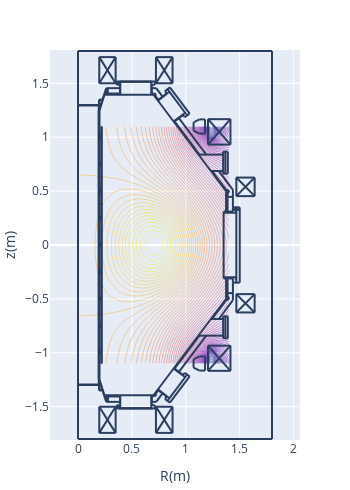

Notebook code cell kept with this figure:
### Code cell
# total flux profile
pl.d_contour(cond['flux'])

### Figure 1 — Plotly figure (JSON) as saved in the notebook; plotly's stock layout.template omitted (floating-point values rounded to 4 significant figures; data arrays with more than 128 entries replaced by an {"elided": "..."} marker saying what was removed)
{"data": [{"contours": {"coloring": "lines"}, "dx": 0.02, "dy": 0.02, "ncontours": 100, "showscale": false, "type": "contour", "x0": 0, "y0": -1.1, "z": {"elided": "111x71 float values"}}], "layout": {"height": 490.8, "margin": {"autoexpand": false, "b": 50, "l": 50, "r": 50, "t": 50}, "shapes": [{"type": "line", "x0": 0.2652, "x1": 0.2652, "y0": -1.406, "y1": -1.455}, {"type": "line", "x0": 0.2766, "x1": 0.2766, "y0": -1.406, "y1": -1.455}, {"type": "line", "x0": 0.1927, "x1": 0.1927, "y0": -1.299, "y1": 1.299}, {"type": "line", "x0": 0.1927, "x1": 0.1927, "y0": -1.249, "y1": 1.249}, {"type": "line", "x0": 0.195, "x1": 0.195, "y0": -1.251, "y1": 1.249}, {"type": "line", "x0": 0.1995, "x1": 0.1995, "y0": -1.249, "y1": 1.249}, {"type": "line", "x0": 1.376, "x1": 0.7005, "y0": 0.4965, "y1": 1.394}, {"type": "line", "x0": 0.2199, "x1": 0.2199, "y0": 0.3695, "y1": 1.099}, {"type": "line", "x0": 0.2176, "x1": 0.2176, "y0": 0.3695, "y1": 1.099}, {"type": "line", "x0": 1.376, "x1": 0.7005, "y0": -0.4965, "y1": -1.394}, {"type": "line", "x0": 0.2176, "x1": 0.2176, "y0": -0.3695, "y1": -1.099}, {"type": "line", "x0": 0.2199, "x1": 0.2199, "y0": -0.3695, "y1": -1.099}, {"type": "line", "x0": 0.1995, "x1": 0.2448, "y0": -1.249, "y1": -1.394}, {"type": "line", "x0": 0.1972, "x1": 0.1972, "y0": -1.299, "y1": -1.344}, {"type": "line", "x0": 0.195, "x1": 0.195, "y0": -1.299, "y1": -1.349}, {"type": "line", "x0": 0.195, "x1": 0.229, "y0": -1.349, "y1": -1.349}, {"type": "line", "x0": 0.195, "x1": 0.2267, "y0": -1.344, "y1": -1.344}, {"type": "line", "x0": 0.1995, "x1": 0.1995, "y0": -0.9975, "y1": -0.9748}, {"type": "line", "x0": 0.2086, "x1": 0.2086, "y0": -1.009, "y1": -0.9907}, {"type": "line", "x0": 0.2086, "x1": 0.2086, "y0": -1.009, "y1": -0.9929}, {"type": "line", "x0": 0.2063, "x1": 0.2063, "y0": -1.011, "y1": -0.9748}, {"type": "line", "x0": 0, "x1": 0.2108, "y0": -1.294, "y1": -1.294}, {"type": "line", "x0": 0, "x1": 0.2131, "y0": -1.299, "y1": -1.299}, {"type": "line", "x0": 0.1995, "x1": 0.1995, "y0": -1.011, "y1": -1.002}, {"type": "line", "x0": 0.2063, "x1": 0.2086, "y0": -1.007, "y1": -1.007}, {"type": "line", "x0": 0.2086, "x1": 0.2086, "y0": -1.004, "y1": -1.004}, {"type": "line", "x0": 0.2086, "x1": 0.2176, "y0": -1.009, "y1": -1.009}, {"type": "line", "x0": 0.1995, "x1": 0.2063, "y0": -1.011, "y1": -1.011}, {"type": "line", "x0": 0.2199, "x1": 0.2176, "y0": -1.099, "y1": -1.099}, {"type": "line", "x0": 0.2063, "x1": 0.2086, "y0": -0.9929, "y1": -0.9929}, {"type": "line", "x0": 0.2086, "x1": 0.2086, "y0": -0.9975, "y1": -0.9975}, {"type": "line", "x0": 0.2086, "x1": 0.2176, "y0": -0.9929, "y1": -0.9929}, {"type": "line", "x0": 0.2086, "x1": 0.2176, "y0": -0.9907, "y1": -0.9907}, {"type": "line", "x0": 0.1995, "x1": 0.2063, "y0": -0.9748, "y1": -0.9748}, {"type": "line", "x0": 0.2086, "x1": 0.2176, "y0": -0.7594, "y1": -0.7594}, {"type": "line", "x0": 0.1995, "x1": 0.2063, "y0": -0.7617, "y1": -0.7617}, {"type": "line", "x0": 0.2086, "x1": 0.2086, "y0": -0.7594, "y1": -0.7413}, {"type": "line", "x0": 0.2086, "x1": 0.2086, "y0": -0.7594, "y1": -0.739}, {"type": "line", "x0": 0.1995, "x1": 0.1995, "y0": -0.7617, "y1": -0.7526}, {"type": "line", "x0": 0.2063, "x1": 0.2063, "y0": -0.7617, "y1": -0.7254}, {"type": "line", "x0": 0.1995, "x1": 0.2063, "y0": -0.7254, "y1": -0.7254}, {"type": "line", "x0": 0.2086, "x1": 0.2176, "y0": -0.739, "y1": -0.739}, {"type": "line", "x0": 0.2086, "x1": 0.2176, "y0": -0.7413, "y1": -0.7413}, {"type": "line", "x0": 0.2086, "x1": 0.2086, "y0": -0.7526, "y1": -0.7526}, {"type": "line", "x0": 0.2063, "x1": 0.2086, "y0": -0.7572, "y1": -0.7572}, {"type": "line", "x0": 0.2086, "x1": 0.2086, "y0": -0.7458, "y1": -0.7458}, {"type": "line", "x0": 0.2063, "x1": 0.2086, "y0": -0.7436, "y1": -0.7436}, {"type": "line", "x0": 0.1995, "x1": 0.1995, "y0": -0.7481, "y1": -0.7254}, {"type": "line", "x0": 0.3582, "x1": 0.7141, "y0": -1.517, "y1": -1.517}, {"type": "line", "x0": 0.3854, "x1": 0.6869, "y0": -1.514, "y1": -1.514}, {"type": "line", "x0": 0.3854, "x1": 0.6869, "y0": -1.514, "y1": -1.514}, {"type": "line", "x0": 0.2426, "x1": 0.7096, "y0": -1.394, "y1": -1.394}, {"type": "line", "x0": 0.3922, "x1": 0.3922, "y0": -1.514, "y1": -1.394}, {"type": "line", "x0": 0.3582, "x1": 0.3582, "y0": -1.517, "y1": -1.487}, {"type": "line", "x0": 0.3786, "x1": 0.3786, "y0": -1.517, "y1": -1.487}, {"type": "line", "x0": 0.3695, "x1": 0.3695, "y0": -1.517, "y1": -1.487}, {"type": "line", "x0": 0.3831, "x1": 0.3831, "y0": -1.517, "y1": -1.512}, {"type": "line", "x0": 0.3831, "x1": 0.3854, "y0": -1.512, "y1": -1.514}, {"type": "line", "x0": 0.3854, "x1": 0.3854, "y0": -1.514, "y1": -1.514}, {"type": "line", "x0": 0.3899, "x1": 0.263, "y0": -1.455, "y1": -1.455}, {"type": "line", "x0": 0.3582, "x1": 0.3899, "y0": -1.487, "y1": -1.487}, {"type": "line", "x0": 0.2471, "x1": 0.3899, "y0": -1.406, "y1": -1.406}, {"type": "line", "x0": 0.2766, "x1": 0.2766, "y0": -1.455, "y1": -1.406}, {"type": "line", "x0": 0.2652, "x1": 0.2652, "y0": -1.455, "y1": -1.406}, {"type": "line", "x0": 0.2584, "x1": 0.263, "y0": -1.444, "y1": -1.455}, {"type": "line", "x0": 0.2426, "x1": 0.2448, "y0": -1.394, "y1": -1.392}, {"type": "line", "x0": 0.3899, "x1": 0.3899, "y0": -1.487, "y1": -1.394}, {"type": "line", "x0": 0.6801, "x1": 0.6801, "y0": -1.514, "y1": -1.394}, {"type": "line", "x0": 0.7141, "x1": 0.7141, "y0": -1.517, "y1": -1.487}, {"type": "line", "x0": 0.6914, "x1": 0.6914, "y0": -1.517, "y1": -1.512}, {"type": "line", "x0": 0.6914, "x1": 0.6869, "y0": -1.512, "y1": -1.514}, {"type": "line", "x0": 0.6869, "x1": 0.6869, "y0": -1.514, "y1": -1.514}, {"type": "line", "x0": 0.6846, "x1": 0.6846, "y0": -1.487, "y1": -1.394}, {"type": "line", "x0": 0.6846, "x1": 0.7141, "y0": -1.487, "y1": -1.487}, {"type": "line", "x0": 0.7254, "x1": 0.6846, "y0": -1.455, "y1": -1.455}, {"type": "line", "x0": 0.7118, "x1": 0.705, "y0": -1.392, "y1": -1.387}, {"type": "line", "x0": 0.7055, "x1": 0.715, "y0": -1.4, "y1": -1.402}, {"type": "line", "x0": 0.715, "x1": 0.7223, "y0": -1.402, "y1": -1.397}, {"type": "line", "x0": 0.7223, "x1": 0.7248, "y0": -1.397, "y1": -1.389}, {"type": "line", "x0": 0.7248, "x1": 0.7198, "y0": -1.389, "y1": -1.381}, {"type": "line", "x0": 0.6846, "x1": 0.7005, "y0": -1.406, "y1": -1.406}, {"type": "line", "x0": 0.2199, "x1": 0.2199, "y0": -0.3627, "y1": 0.3627}, {"type": "line", "x0": 0.2176, "x1": 0.2176, "y0": -0.3627, "y1": 0.3627}, {"type": "line", "x0": 0.1995, "x1": 0.1995, "y0": -0.4965, "y1": -0.4761}, {"type": "line", "x0": 0.2063, "x1": 0.2063, "y0": -0.5123, "y1": -0.4761}, {"type": "line", "x0": 0.1995, "x1": 0.1995, "y0": -0.5123, "y1": -0.5033}, {"type": "line", "x0": 0.2086, "x1": 0.2086, "y0": -0.5101, "y1": -0.4897}, {"type": "line", "x0": 0.2086, "x1": 0.2086, "y0": -0.5101, "y1": -0.4919}, {"type": "line", "x0": 0.2086, "x1": 0.2176, "y0": -0.5101, "y1": -0.5101}, {"type": "line", "x0": 0.2063, "x1": 0.2086, "y0": -0.4942, "y1": -0.4942}, {"type": "line", "x0": 0.2086, "x1": 0.2086, "y0": -0.4965, "y1": -0.4965}, {"type": "line", "x0": 0.2063, "x1": 0.2086, "y0": -0.5055, "y1": -0.5055}, {"type": "line", "x0": 0.2086, "x1": 0.2086, "y0": -0.5033, "y1": -0.5033}, {"type": "line", "x0": 0.2086, "x1": 0.2176, "y0": -0.4919, "y1": -0.4919}, {"type": "line", "x0": 0.2086, "x1": 0.2176, "y0": -0.4897, "y1": -0.4897}, {"type": "line", "x0": 0.1995, "x1": 0.2063, "y0": -0.5123, "y1": -0.5123}, {"type": "line", "x0": 0.1995, "x1": 0.2063, "y0": -0.4761, "y1": -0.4761}, {"type": "line", "x0": 0.2154, "x1": 0.2176, "y0": -0.365, "y1": -0.3627}, {"type": "line", "x0": 0.2206, "x1": 0.2218, "y0": -0.3642, "y1": -0.3614}, {"type": "line", "x0": 0.2199, "x1": 0.2176, "y0": -0.3695, "y1": -0.3695}, {"type": "line", "x0": 0.2176, "x1": 0.2154, "y0": -0.3786, "y1": -0.3786}, {"type": "line", "x0": 0.2154, "x1": 0.2154, "y0": -0.3786, "y1": -0.3695}, {"type": "line", "x0": 0.2176, "x1": 0.2176, "y0": -0.3786, "y1": -0.3695}, {"type": "line", "x0": 0.2169, "x1": 0.2157, "y0": -0.365, "y1": -0.3678}, {"type": "line", "x0": 0.2183, "x1": 0.2177, "y0": -0.3664, "y1": -0.3678}, {"type": "line", "x0": 0.2176, "x1": 0.2199, "y0": -0.3673, "y1": -0.365}, {"type": "line", "x0": 0.2192, "x1": 0.2197, "y0": -0.3628, "y1": -0.3614}, {"type": "line", "x0": 0.1995, "x1": 0.1995, "y0": -0.263, "y1": -0.2516}, {"type": "line", "x0": 0.2063, "x1": 0.2063, "y0": -0.263, "y1": -0.2267}, {"type": "line", "x0": 0.2086, "x1": 0.2086, "y0": -0.2607, "y1": -0.2426}, {"type": "line", "x0": 0.2086, "x1": 0.2086, "y0": -0.2607, "y1": -0.2403}, {"type": "line", "x0": 0.2086, "x1": 0.2176, "y0": -0.2607, "y1": -0.2607}, {"type": "line", "x0": 0.2086, "x1": 0.2086, "y0": -0.2539, "y1": -0.2539}, {"type": "line", "x0": 0.2063, "x1": 0.2086, "y0": -0.2562, "y1": -0.2562}, {"type": "line", "x0": 0.1995, "x1": 0.2063, "y0": -0.263, "y1": -0.263}, {"type": "line", "x0": 0.1995, "x1": 0.1995, "y0": -0.2471, "y1": -0.2267}, {"type": "line", "x0": 0.2086, "x1": 0.2176, "y0": -0.2403, "y1": -0.2403}, {"type": "line", "x0": 0.2086, "x1": 0.2176, "y0": -0.2426, "y1": -0.2426}, {"type": "line", "x0": 0.2086, "x1": 0.2086, "y0": -0.2471, "y1": -0.2471}, {"type": "line", "x0": 0.2063, "x1": 0.2086, "y0": -0.2426, "y1": -0.2426}, {"type": "line", "x0": 0.1995, "x1": 0.2063, "y0": -0.2267, "y1": -0.2267}, {"type": "line", "x0": 0.1995, "x1": 0.2063, "y0": -0.01133, "y1": -0.01133}, {"type": "line", "x0": 0.1995, "x1": 0.2063, "y0": 0.02494, "y1": 0.02494}, {"type": "line", "x0": 0.1995, "x1": 0.1995, "y0": -0.01133, "y1": -0.002267}, {"type": "line", "x0": 0.1995, "x1": 0.1995, "y0": 0.002267, "y1": 0.02494}, {"type": "line", "x0": 0.2063, "x1": 0.2063, "y0": -0.01133, "y1": 0.02494}, {"type": "line", "x0": 0.2086, "x1": 0.2086, "y0": -0.009068, "y1": 0.006801}, {"type": "line", "x0": 0.2086, "x1": 0.2086, "y0": -0.009068, "y1": 0.009068}, {"type": "line", "x0": 0.2086, "x1": 0.2176, "y0": -0.009068, "y1": -0.009068}, {"type": "line", "x0": 0.2086, "x1": 0.2086, "y0": -0.004534, "y1": -0.004534}, {"type": "line", "x0": 0.2063, "x1": 0.2086, "y0": -0.006801, "y1": -0.006801}, {"type": "line", "x0": 0.2086, "x1": 0.2176, "y0": 0.009068, "y1": 0.009068}, {"type": "line", "x0": 0.2086, "x1": 0.2176, "y0": 0.006801, "y1": 0.006801}, {"type": "line", "x0": 0.2086, "x1": 0.2086, "y0": 0.002267, "y1": 0.002267}, {"type": "line", "x0": 0.2063, "x1": 0.2086, "y0": 0.006801, "y1": 0.006801}, {"type": "line", "x0": 0.2176, "x1": 0.2176, "y0": 0.3786, "y1": 0.3695}, {"type": "line", "x0": 0.2154, "x1": 0.2154, "y0": 0.3786, "y1": 0.3695}, {"type": "line", "x0": 0.1995, "x1": 0.1995, "y0": 0.2516, "y1": 0.2743}, {"type": "line", "x0": 0.2063, "x1": 0.2063, "y0": 0.238, "y1": 0.2743}, {"type": "line", "x0": 0.2086, "x1": 0.2086, "y0": 0.2403, "y1": 0.2607}, {"type": "line", "x0": 0.1995, "x1": 0.2063, "y0": 0.238, "y1": 0.238}, {"type": "line", "x0": 0.1995, "x1": 0.1995, "y0": 0.238, "y1": 0.2471}, {"type": "line", "x0": 0.2063, "x1": 0.2086, "y0": 0.2562, "y1": 0.2562}, {"type": "line", "x0": 0.2086, "x1": 0.2086, "y0": 0.2539, "y1": 0.2539}, {"type": "line", "x0": 0.2086, "x1": 0.2176, "y0": 0.2584, "y1": 0.2584}, {"type": "line", "x0": 0.2063, "x1": 0.2086, "y0": 0.2426, "y1": 0.2426}, {"type": "line", "x0": 0.2086, "x1": 0.2086, "y0": 0.2471, "y1": 0.2471}, {"type": "line", "x0": 0.2086, "x1": 0.2176, "y0": 0.2403, "y1": 0.2403}, {"type": "line", "x0": 0.2086, "x1": 0.2086, "y0": 0.2403, "y1": 0.2584}, {"type": "line", "x0": 0.2086, "x1": 0.2176, "y0": 0.2607, "y1": 0.2607}, {"type": "line", "x0": 0.1995, "x1": 0.2063, "y0": 0.2743, "y1": 0.2743}, {"type": "line", "x0": 0.2177, "x1": 0.2183, "y0": 0.3696, "y1": 0.3682}, {"type": "line", "x0": 0.2157, "x1": 0.2169, "y0": 0.3696, "y1": 0.3668}, {"type": "line", "x0": 0.2176, "x1": 0.2199, "y0": 0.3673, "y1": 0.365}, {"type": "line", "x0": 0.2218, "x1": 0.2206, "y0": 0.3632, "y1": 0.366}, {"type": "line", "x0": 0.2154, "x1": 0.2176, "y0": 0.365, "y1": 0.3627}, {"type": "line", "x0": 0.2197, "x1": 0.2192, "y0": 0.3632, "y1": 0.3646}, {"type": "line", "x0": 0.2199, "x1": 0.2176, "y0": 0.3695, "y1": 0.3695}, {"type": "line", "x0": 0.2176, "x1": 0.2154, "y0": 0.3786, "y1": 0.3786}, {"type": "line", "x0": 0.1995, "x1": 0.1995, "y0": 0.5033, "y1": 0.5237}, {"type": "line", "x0": 0.1995, "x1": 0.1995, "y0": 0.4874, "y1": 0.4965}, {"type": "line", "x0": 0.2063, "x1": 0.2063, "y0": 0.4874, "y1": 0.5237}, {"type": "line", "x0": 0.2086, "x1": 0.2086, "y0": 0.4897, "y1": 0.5078}, {"type": "line", "x0": 0.2086, "x1": 0.2086, "y0": 0.4897, "y1": 0.5101}, {"type": "line", "x0": 0.2086, "x1": 0.2176, "y0": 0.4897, "y1": 0.4897}, {"type": "line", "x0": 0.2086, "x1": 0.2086, "y0": 0.4965, "y1": 0.4965}, {"type": "line", "x0": 0.2063, "x1": 0.2086, "y0": 0.4942, "y1": 0.4942}, {"type": "line", "x0": 0.2086, "x1": 0.2176, "y0": 0.5101, "y1": 0.5101}, {"type": "line", "x0": 0.2086, "x1": 0.2176, "y0": 0.5078, "y1": 0.5078}, {"type": "line", "x0": 0.2086, "x1": 0.2086, "y0": 0.5033, "y1": 0.5033}, {"type": "line", "x0": 0.2063, "x1": 0.2086, "y0": 0.5055, "y1": 0.5055}, {"type": "line", "x0": 0.1995, "x1": 0.2063, "y0": 0.4874, "y1": 0.4874}, {"type": "line", "x0": 0.1995, "x1": 0.2063, "y0": 0.5237, "y1": 0.5237}, {"type": "line", "x0": 1.501, "x1": 1.501, "y0": 0.3491, "y1": -0.3491}, {"type": "line", "x0": 1.351, "x1": 1.351, "y0": 0.3106, "y1": -0.3106}, {"type": "line", "x0": 1.469, "x1": 1.469, "y0": 0.3491, "y1": -0.3491}, {"type": "line", "x0": 1.387, "x1": 1.387, "y0": -0.3106, "y1": -0.4965}, {"type": "line", "x0": 1.374, "x1": 1.374, "y0": -0.3106, "y1": -0.4965}, {"type": "line", "x0": 1.462, "x1": 1.462, "y0": -0.3196, "y1": -0.3106}, {"type": "line", "x0": 1.437, "x1": 1.437, "y0": -0.3106, "y1": -0.3491}, {"type": "line", "x0": 1.437, "x1": 1.501, "y0": -0.3491, "y1": -0.3491}, {"type": "line", "x0": 1.437, "x1": 1.437, "y0": -0.3491, "y1": -0.5123}, {"type": "line", "x0": 1.379, "x1": 1.392, "y0": -0.5069, "y1": -0.5093}, {"type": "line", "x0": 1.392, "x1": 1.402, "y0": -0.5093, "y1": -0.4997}, {"type": "line", "x0": 1.402, "x1": 1.4, "y0": -0.4997, "y1": -0.4862}, {"type": "line", "x0": 1.4, "x1": 1.388, "y0": -0.4862, "y1": -0.48}, {"type": "line", "x0": 1.374, "x1": 1.374, "y0": -0.4965, "y1": -0.4987}, {"type": "line", "x0": 1.383, "x1": 1.378, "y0": -0.501, "y1": -0.4965}, {"type": "line", "x0": 1.387, "x1": 1.437, "y0": -0.4466, "y1": -0.4466}, {"type": "line", "x0": 1.462, "x1": 1.469, "y0": -0.3196, "y1": -0.3196}, {"type": "line", "x0": 1.351, "x1": 1.469, "y0": -0.2992, "y1": -0.2992}, {"type": "line", "x0": 1.351, "x1": 1.437, "y0": -0.3106, "y1": -0.3106}, {"type": "line", "x0": 1.462, "x1": 1.469, "y0": -0.3106, "y1": -0.3106}, {"type": "line", "x0": 1.437, "x1": 1.437, "y0": 0.5123, "y1": 0.3514}, {"type": "line", "x0": 1.387, "x1": 1.387, "y0": 0.4965, "y1": 0.3106}, {"type": "line", "x0": 1.374, "x1": 1.374, "y0": 0.4965, "y1": 0.3106}, {"type": "line", "x0": 1.437, "x1": 1.501, "y0": 0.3491, "y1": 0.3491}, {"type": "line", "x0": 1.501, "x1": 1.437, "y0": 0.3264, "y1": 0.3264}, {"type": "line", "x0": 1.501, "x1": 1.437, "y0": 0.3446, "y1": 0.3446}, {"type": "line", "x0": 1.351, "x1": 1.469, "y0": 0.2992, "y1": 0.2992}, {"type": "line", "x0": 1.351, "x1": 1.437, "y0": 0.3106, "y1": 0.3106}, {"type": "line", "x0": 1.462, "x1": 1.462, "y0": 0.3196, "y1": 0.3106}, {"type": "line", "x0": 1.437, "x1": 1.437, "y0": 0.3514, "y1": 0.3106}, {"type": "line", "x0": 1.462, "x1": 1.469, "y0": 0.3106, "y1": 0.3106}, {"type": "line", "x0": 1.462, "x1": 1.469, "y0": 0.3196, "y1": 0.3196}, {"type": "line", "x0": 1.388, "x1": 1.4, "y0": 0.4818, "y1": 0.488}, {"type": "line", "x0": 1.4, "x1": 1.402, "y0": 0.488, "y1": 0.5015}, {"type": "line", "x0": 1.402, "x1": 1.392, "y0": 0.5015, "y1": 0.5111}, {"type": "line", "x0": 1.392, "x1": 1.379, "y0": 0.5111, "y1": 0.5088}, {"type": "line", "x0": 1.387, "x1": 1.437, "y0": 0.4466, "y1": 0.4466}, {"type": "line", "x0": 1.374, "x1": 1.374, "y0": 0.4965, "y1": 0.4987}, {"type": "line", "x0": 1.383, "x1": 1.378, "y0": 0.501, "y1": 0.4965}, {"type": "line", "x0": 0.1995, "x1": 0.2448, "y0": 1.249, "y1": 1.394}, {"type": "line", "x0": 0.1995, "x1": 0.1995, "y0": 0.7526, "y1": 0.773}, {"type": "line", "x0": 0.2063, "x1": 0.2063, "y0": 0.7368, "y1": 0.773}, {"type": "line", "x0": 0.1995, "x1": 0.1995, "y0": 0.7368, "y1": 0.7481}, {"type": "line", "x0": 0.2063, "x1": 0.2086, "y0": 0.7572, "y1": 0.7572}, {"type": "line", "x0": 0.2086, "x1": 0.2086, "y0": 0.7526, "y1": 0.7526}, {"type": "line", "x0": 0.2063, "x1": 0.2086, "y0": 0.7436, "y1": 0.7436}, {"type": "line", "x0": 0.2086, "x1": 0.2086, "y0": 0.7458, "y1": 0.7458}, {"type": "line", "x0": 0.2086, "x1": 0.2086, "y0": 0.739, "y1": 0.7594}, {"type": "line", "x0": 0.2086, "x1": 0.2086, "y0": 0.739, "y1": 0.7572}, {"type": "line", "x0": 0.2086, "x1": 0.2176, "y0": 0.739, "y1": 0.739}, {"type": "line", "x0": 0.2086, "x1": 0.2176, "y0": 0.7572, "y1": 0.7572}, {"type": "line", "x0": 0.2086, "x1": 0.2176, "y0": 0.7594, "y1": 0.7594}, {"type": "line", "x0": 0.1995, "x1": 0.2063, "y0": 0.7368, "y1": 0.7368}, {"type": "line", "x0": 0.1995, "x1": 0.2063, "y0": 0.773, "y1": 0.773}, {"type": "line", "x0": 0.2086, "x1": 0.2086, "y0": 0.9907, "y1": 1.009}, {"type": "line", "x0": 0.2086, "x1": 0.2086, "y0": 0.9907, "y1": 1.007}, {"type": "line", "x0": 0.2086, "x1": 0.2176, "y0": 0.9907, "y1": 0.9907}, {"type": "line", "x0": 0.2086, "x1": 0.2176, "y0": 1.007, "y1": 1.007}, {"type": "line", "x0": 0.2086, "x1": 0.2176, "y0": 1.009, "y1": 1.009}, {"type": "line", "x0": 0.2063, "x1": 0.2063, "y0": 0.9884, "y1": 1.025}, {"type": "line", "x0": 0.2086, "x1": 0.2086, "y0": 1.009, "y1": 1.025}, {"type": "line", "x0": 0.1995, "x1": 0.1995, "y0": 1.002, "y1": 1.025}, {"type": "line", "x0": 0.1995, "x1": 0.1995, "y0": 1.002, "y1": 1.025}, {"type": "line", "x0": 0.1995, "x1": 0.1995, "y0": 0.9884, "y1": 0.9975}, {"type": "line", "x0": 0.2086, "x1": 0.2086, "y0": 1.009, "y1": 1.025}, {"type": "line", "x0": 0.2063, "x1": 0.2063, "y0": 0.9884, "y1": 1.025}, {"type": "line", "x0": 0.2086, "x1": 0.2176, "y0": 1.009, "y1": 1.009}, {"type": "line", "x0": 0.2086, "x1": 0.2176, "y0": 1.007, "y1": 1.007}, {"type": "line", "x0": 0.2086, "x1": 0.2176, "y0": 0.9907, "y1": 0.9907}, {"type": "line", "x0": 0.2086, "x1": 0.2086, "y0": 0.9907, "y1": 1.007}, {"type": "line", "x0": 0.2086, "x1": 0.2086, "y0": 0.9907, "y1": 1.009}, {"type": "line", "x0": 0.2086, "x1": 0.2086, "y0": 0.9952, "y1": 0.9952}, {"type": "line", "x0": 0.2086, "x1": 0.2086, "y0": 0.9884, "y1": 0.9907}, {"type": "line", "x0": 0.2063, "x1": 0.2086, "y0": 0.9929, "y1": 0.9929}, {"type": "line", "x0": 0.2086, "x1": 0.2086, "y0": 1.002, "y1": 1.002}, {"type": "line", "x0": 0.2063, "x1": 0.2086, "y0": 1.007, "y1": 1.007}, {"type": "line", "x0": 0.1995, "x1": 0.2086, "y0": 0.9884, "y1": 0.9884}, {"type": "line", "x0": 0.1995, "x1": 0.2086, "y0": 1.025, "y1": 1.025}, {"type": "line", "x0": 0.1995, "x1": 0.2086, "y0": 1.025, "y1": 1.025}, {"type": "line", "x0": 0.2063, "x1": 0.2086, "y0": 1.007, "y1": 1.007}, {"type": "line", "x0": 0.2086, "x1": 0.2086, "y0": 1.002, "y1": 1.002}, {"type": "line", "x0": 0.2063, "x1": 0.2086, "y0": 0.9929, "y1": 0.9929}, {"type": "line", "x0": 0.2086, "x1": 0.2086, "y0": 0.9884, "y1": 0.9907}, {"type": "line", "x0": 0.2086, "x1": 0.2086, "y0": 0.9952, "y1": 0.9952}, {"type": "line", "x0": 0.1995, "x1": 0.1995, "y0": 0.9884, "y1": 0.9975}, {"type": "line", "x0": 0.1995, "x1": 0.2086, "y0": 0.9884, "y1": 0.9884}, {"type": "line", "x0": 0.2199, "x1": 0.2176, "y0": 1.099, "y1": 1.099}, {"type": "line", "x0": 0, "x1": 0.2131, "y0": 1.299, "y1": 1.299}, {"type": "line", "x0": 0, "x1": 0.2108, "y0": 1.294, "y1": 1.294}, {"type": "line", "x0": 0.195, "x1": 0.2267, "y0": 1.344, "y1": 1.344}, {"type": "line", "x0": 0.195, "x1": 0.229, "y0": 1.349, "y1": 1.349}, {"type": "line", "x0": 0.195, "x1": 0.195, "y0": 1.299, "y1": 1.349}, {"type": "line", "x0": 0.1972, "x1": 0.1972, "y0": 1.299, "y1": 1.344}, {"type": "line", "x0": 0.2426, "x1": 0.2448, "y0": 1.394, "y1": 1.392}, {"type": "line", "x0": 0.7096, "x1": 0.7028, "y0": 1.394, "y1": 1.39}, {"type": "line", "x0": 0.718, "x1": 0.723, "y0": 1.385, "y1": 1.393}, {"type": "line", "x0": 0.723, "x1": 0.7205, "y0": 1.393, "y1": 1.402}, {"type": "line", "x0": 0.7205, "x1": 0.7132, "y0": 1.402, "y1": 1.407}, {"type": "line", "x0": 0.7132, "x1": 0.7037, "y0": 1.407, "y1": 1.404}, {"type": "line", "x0": 0.2426, "x1": 0.7096, "y0": 1.394, "y1": 1.394}, {"type": "line", "x0": 0.3854, "x1": 0.6869, "y0": 1.514, "y1": 1.514}, {"type": "line", "x0": 0.3854, "x1": 0.6869, "y0": 1.514, "y1": 1.514}, {"type": "line", "x0": 0.3582, "x1": 0.7141, "y0": 1.517, "y1": 1.517}, {"type": "line", "x0": 0.3899, "x1": 0.263, "y0": 1.455, "y1": 1.455}, {"type": "line", "x0": 0.2471, "x1": 0.3899, "y0": 1.406, "y1": 1.406}, {"type": "line", "x0": 0.3582, "x1": 0.3899, "y0": 1.487, "y1": 1.487}, {"type": "line", "x0": 0.2584, "x1": 0.263, "y0": 1.444, "y1": 1.455}, {"type": "line", "x0": 0.2652, "x1": 0.2652, "y0": 1.455, "y1": 1.406}, {"type": "line", "x0": 0.2766, "x1": 0.2766, "y0": 1.455, "y1": 1.406}, {"type": "line", "x0": 0.3582, "x1": 0.3582, "y0": 1.517, "y1": 1.487}, {"type": "line", "x0": 0.3899, "x1": 0.3899, "y0": 1.487, "y1": 1.394}, {"type": "line", "x0": 0.3922, "x1": 0.3922, "y0": 1.514, "y1": 1.394}, {"type": "line", "x0": 0.3854, "x1": 0.3854, "y0": 1.514, "y1": 1.514}, {"type": "line", "x0": 0.3831, "x1": 0.3854, "y0": 1.512, "y1": 1.514}, {"type": "line", "x0": 0.3831, "x1": 0.3831, "y0": 1.517, "y1": 1.512}, {"type": "line", "x0": 0.3695, "x1": 0.3695, "y0": 1.517, "y1": 1.487}, {"type": "line", "x0": 0.3786, "x1": 0.3786, "y0": 1.517, "y1": 1.487}, {"type": "line", "x0": 0.6846, "x1": 0.6846, "y0": 1.487, "y1": 1.394}, {"type": "line", "x0": 0.6801, "x1": 0.6801, "y0": 1.514, "y1": 1.394}, {"type": "line", "x0": 0.6846, "x1": 0.7005, "y0": 1.406, "y1": 1.406}, {"type": "line", "x0": 0.6846, "x1": 0.7141, "y0": 1.487, "y1": 1.487}, {"type": "line", "x0": 0.6869, "x1": 0.6869, "y0": 1.514, "y1": 1.514}, {"type": "line", "x0": 0.6914, "x1": 0.6869, "y0": 1.512, "y1": 1.514}, {"type": "line", "x0": 0.6914, "x1": 0.6914, "y0": 1.517, "y1": 1.512}, {"type": "line", "x0": 0.7141, "x1": 0.7141, "y0": 1.517, "y1": 1.487}, {"type": "line", "x0": 0.7254, "x1": 0.6846, "y0": 1.455, "y1": 1.455}, {"type": "line", "x0": 0.7844, "x1": 0.7254, "y0": 1.376, "y1": 1.455}, {"type": "line", "x0": 0.7458, "x1": 0.7005, "y0": 1.347, "y1": 1.406}, {"type": "line", "x0": 0, "x1": 0, "y0": 0.2154, "y1": -0.1156}, {"type": "line", "x0": 0.7844, "x1": 0.7254, "y0": -1.376, "y1": -1.455}, {"type": "line", "x0": 0.7458, "x1": 0.7005, "y0": -1.347, "y1": -1.406}, {"type": "line", "x0": 1.437, "x1": 1.306, "y0": 0.5123, "y1": 0.6869}, {"type": "line", "x0": 1.387, "x1": 1.242, "y0": 0.4965, "y1": 0.6869}, {"type": "line", "x0": 1.347, "x1": 1.118, "y0": 0.8388, "y1": 0.8388}, {"type": "line", "x0": 1.347, "x1": 1.347, "y0": 0.866, "y1": 0.662}, {"type": "line", "x0": 1.367, "x1": 1.367, "y0": 0.866, "y1": 0.662}, {"type": "line", "x0": 1.39, "x1": 1.39, "y0": 0.866, "y1": 0.662}, {"type": "line", "x0": 1.39, "x1": 1.347, "y0": 0.866, "y1": 0.866}, {"type": "line", "x0": 1.39, "x1": 1.347, "y0": 0.662, "y1": 0.662}, {"type": "line", "x0": 1.347, "x1": 1.233, "y0": 0.6869, "y1": 0.6869}, {"type": "line", "x0": 1.347, "x1": 1.118, "y0": -0.8411, "y1": -0.8411}, {"type": "line", "x0": 1.347, "x1": 1.347, "y0": -0.866, "y1": -0.662}, {"type": "line", "x0": 1.367, "x1": 1.367, "y0": -0.866, "y1": -0.662}, {"type": "line", "x0": 1.39, "x1": 1.39, "y0": -0.866, "y1": -0.662}, {"type": "line", "x0": 1.39, "x1": 1.347, "y0": -0.866, "y1": -0.866}, {"type": "line", "x0": 1.39, "x1": 1.347, "y0": -0.662, "y1": -0.662}, {"type": "line", "x0": 1.347, "x1": 1.233, "y0": -0.6869, "y1": -0.6869}, {"type": "line", "x0": 1.437, "x1": 1.306, "y0": -0.5123, "y1": -0.6869}, {"type": "line", "x0": 1.387, "x1": 1.242, "y0": -0.4965, "y1": -0.6869}, {"type": "line", "x0": 0.195, "x1": 0.2584, "y0": -1.251, "y1": -1.444}, {"type": "line", "x0": 0.195, "x1": 0.2584, "y0": 1.249, "y1": 1.444}, {"type": "line", "x0": 0.8524, "x1": 0.8071, "y0": 1.462, "y1": 1.428}, {"type": "line", "x0": 0.8071, "x1": 0.8229, "y0": 1.428, "y1": 1.406}, {"type": "line", "x0": 0.8229, "x1": 0.739, "y0": 1.406, "y1": 1.342}, {"type": "line", "x0": 0.8479, "x1": 0.7413, "y0": 1.421, "y1": 1.34}, {"type": "line", "x0": 0.8524, "x1": 1.036, "y0": 1.462, "y1": 1.22}, {"type": "line", "x0": 0.8297, "x1": 1.013, "y0": 1.446, "y1": 1.202}, {"type": "line", "x0": 0.9952, "x1": 0.8864, "y0": 1.226, "y1": 1.145}, {"type": "line", "x0": 1.036, "x1": 0.9907, "y0": 1.22, "y1": 1.186}, {"type": "line", "x0": 0.9748, "x1": 0.9907, "y0": 1.206, "y1": 1.186}, {"type": "line", "x0": 0.9748, "x1": 0.8887, "y0": 1.206, "y1": 1.143}, {"type": "line", "x0": 1.19, "x1": 0.9363, "y0": 0.8388, "y1": 1.177}, {"type": "line", "x0": 1.127, "x1": 0.8955, "y0": 0.8388, "y1": 1.147}, {"type": "line", "x0": 0.8524, "x1": 0.8071, "y0": -1.462, "y1": -1.428}, {"type": "line", "x0": 0.8071, "x1": 0.8229, "y0": -1.428, "y1": -1.406}, {"type": "line", "x0": 0.8229, "x1": 0.739, "y0": -1.406, "y1": -1.342}, {"type": "line", "x0": 0.8479, "x1": 0.7413, "y0": -1.421, "y1": -1.34}, {"type": "line", "x0": 0.8524, "x1": 1.036, "y0": -1.462, "y1": -1.22}, {"type": "line", "x0": 0.8297, "x1": 1.013, "y0": -1.446, "y1": -1.202}, {"type": "line", "x0": 0.9952, "x1": 0.8864, "y0": -1.226, "y1": -1.145}, {"type": "line", "x0": 1.036, "x1": 0.9907, "y0": -1.22, "y1": -1.186}, {"type": "line", "x0": 0.9748, "x1": 0.9907, "y0": -1.206, "y1": -1.186}, {"type": "line", "x0": 0.9748, "x1": 0.8887, "y0": -1.206, "y1": -1.143}, {"type": "line", "x0": 1.19, "x1": 0.9363, "y0": -0.8411, "y1": -1.177}, {"type": "line", "x0": 1.127, "x1": 0.8955, "y0": -0.8411, "y1": -1.147}, {"type": "line", "x0": 0.1972, "x1": 0.1972, "y0": -1.501, "y1": -1.743}, {"type": "line", "x0": 0.1972, "x1": 0.3491, "y0": -1.743, "y1": -1.743}, {"type": "line", "x0": 0.3491, "x1": 0.3491, "y0": -1.743, "y1": -1.501}, {"type": "line", "x0": 0.3491, "x1": 0.1972, "y0": -1.501, "y1": -1.501}, {"type": "line", "x0": 0.1972, "x1": 0.1972, "y0": 1.743, "y1": 1.501}, {"type": "line", "x0": 0.1972, "x1": 0.3491, "y0": 1.501, "y1": 1.501}, {"type": "line", "x0": 0.3491, "x1": 0.3491, "y0": 1.501, "y1": 1.743}, {"type": "line", "x0": 0.3491, "x1": 0.1972, "y0": 1.743, "y1": 1.743}, {"type": "line", "x0": 0.7232, "x1": 0.7232, "y0": 1.743, "y1": 1.501}, {"type": "line", "x0": 0.7232, "x1": 0.8773, "y0": 1.501, "y1": 1.501}, {"type": "line", "x0": 0.8773, "x1": 0.8773, "y0": 1.501, "y1": 1.743}, {"type": "line", "x0": 0.8773, "x1": 0.7232, "y0": 1.743, "y1": 1.743}, {"type": "line", "x0": 0.7232, "x1": 0.7232, "y0": -1.501, "y1": -1.743}, {"type": "line", "x0": 0.7232, "x1": 0.8773, "y0": -1.743, "y1": -1.743}, {"type": "line", "x0": 0.8773, "x1": 0.8773, "y0": -1.743, "y1": -1.501}, {"type": "line", "x0": 0.8773, "x1": 0.7232, "y0": -1.501, "y1": -1.501}, {"type": "line", "x0": 1.206, "x1": 1.206, "y0": -0.934, "y1": -1.168}, {"type": "line", "x0": 1.206, "x1": 1.415, "y0": -1.168, "y1": -1.168}, {"type": "line", "x0": 1.415, "x1": 1.415, "y0": -1.168, "y1": -0.934}, {"type": "line", "x0": 1.415, "x1": 1.206, "y0": -0.934, "y1": -0.934}, {"type": "line", "x0": 1.206, "x1": 1.206, "y0": 1.168, "y1": 0.9317}, {"type": "line", "x0": 1.206, "x1": 1.415, "y0": 0.9317, "y1": 0.9317}, {"type": "line", "x0": 1.415, "x1": 1.415, "y0": 0.9317, "y1": 1.168}, {"type": "line", "x0": 1.415, "x1": 1.206, "y0": 1.168, "y1": 1.168}, {"type": "line", "x0": 1.469, "x1": 1.469, "y0": 0.6257, "y1": 0.4534}, {"type": "line", "x0": 1.469, "x1": 1.639, "y0": 0.4534, "y1": 0.4534}, {"type": "line", "x0": 1.639, "x1": 1.639, "y0": 0.4534, "y1": 0.6257}, {"type": "line", "x0": 1.639, "x1": 1.469, "y0": 0.6257, "y1": 0.6257}, {"type": "line", "x0": 1.469, "x1": 1.469, "y0": -0.4557, "y1": -0.6257}, {"type": "line", "x0": 1.469, "x1": 1.639, "y0": -0.6257, "y1": -0.6257}, {"type": "line", "x0": 1.639, "x1": 1.639, "y0": -0.6257, "y1": -0.4557}, {"type": "line", "x0": 1.639, "x1": 1.469, "y0": -0.4557, "y1": -0.4557}, {"type": "line", "x0": 1.072, "x1": 1.127, "y0": 1.138, "y1": 1.165}, {"type": "line", "x0": 1.127, "x1": 1.179, "y0": 1.165, "y1": 1.165}, {"type": "line", "x0": 1.179, "x1": 1.179, "y0": 1.165, "y1": 1.034}, {"type": "line", "x0": 1.179, "x1": 1.127, "y0": 1.034, "y1": 1.034}, {"type": "line", "x0": 1.127, "x1": 1.072, "y0": 1.034, "y1": 1.061}, {"type": "line", "x0": 1.072, "x1": 1.072, "y0": 1.061, "y1": 1.138}, {"type": "line", "x0": 1.072, "x1": 1.072, "y0": -1.138, "y1": -1.061}, {"type": "line", "x0": 1.072, "x1": 1.127, "y0": -1.061, "y1": -1.034}, {"type": "line", "x0": 1.127, "x1": 1.179, "y0": -1.034, "y1": -1.034}, {"type": "line", "x0": 1.179, "x1": 1.179, "y0": -1.034, "y1": -1.165}, {"type": "line", "x0": 1.179, "x1": 1.127, "y0": -1.165, "y1": -1.165}, {"type": "line", "x0": 1.127, "x1": 1.072, "y0": -1.165, "y1": -1.138}, {"type": "line", "x0": 1.469, "x1": 1.639, "y0": 0.6257, "y1": 0.4534}, {"type": "line", "x0": 1.469, "x1": 1.639, "y0": 0.4534, "y1": 0.6257}, {"type": "line", "x0": 1.206, "x1": 1.415, "y0": 1.168, "y1": 0.9317}, {"type": "line", "x0": 1.206, "x1": 1.415, "y0": 0.9317, "y1": 1.168}, {"type": "line", "x0": 1.469, "x1": 1.639, "y0": -0.6257, "y1": -0.4557}, {"type": "line", "x0": 1.469, "x1": 1.639, "y0": -0.4557, "y1": -0.6257}, {"type": "line", "x0": 1.415, "x1": 1.206, "y0": -0.934, "y1": -1.168}, {"type": "line", "x0": 1.206, "x1": 1.415, "y0": -0.934, "y1": -1.168}, {"type": "line", "x0": 0.1972, "x1": 0.3491, "y0": -1.501, "y1": -1.743}, {"type": "line", "x0": 0.1972, "x1": 0.3491, "y0": -1.743, "y1": -1.501}, {"type": "line", "x0": 0.7232, "x1": 0.8773, "y0": -1.501, "y1": -1.743}, {"type": "line", "x0": 0.7232, "x1": 0.8773, "y0": -1.743, "y1": -1.501}, {"type": "line", "x0": 0.1972, "x1": 0.3491, "y0": 1.501, "y1": 1.743}, {"type": "line", "x0": 0.1972, "x1": 0.3491, "y0": 1.743, "y1": 1.501}, {"type": "line", "x0": 0.7232, "x1": 0.8773, "y0": 1.743, "y1": 1.501}, {"type": "line", "x0": 0.7232, "x1": 0.8773, "y0": 1.501, "y1": 1.743}, {"type": "line", "x0": 0, "x1": 1.8, "y0": 1.8, "y1": 1.8}, {"type": "line", "x0": 0, "x1": 1.8, "y0": -1.8, "y1": -1.8}, {"type": "line", "x0": 1.8, "x1": 1.8, "y0": -1.8, "y1": 1.8}, {"type": "line", "x0": 0, "x1": 0, "y0": 1.8, "y1": -1.8}], "width": 350, "xaxis": {"title": {"text": "R(m)"}}, "yaxis": {"scaleanchor": "x", "title": {"text": "z(m)"}}}}
